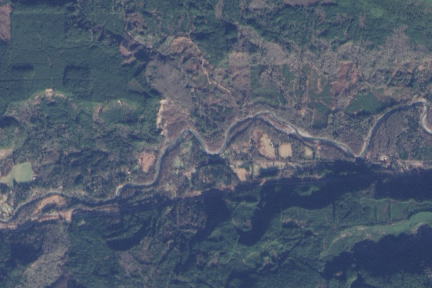
#> input picture docs/assets/geology/oso-pre.png, 432 x 288 px
$ python detect_geology_changes.py --output out.png
#> lines starting #> are read from the running program, lines starting #| are printed output that depends on the picture; after the words box and inside, x2 and y2 are one past the last pixel; in counts of white or black regions, pixels touching at a corner belong together
"""Locate conspicuous surface changes in already co-registered, true-color image pairs."""
import argparse
import hashlib
import json
from pathlib import Path

import numpy as np
from PIL import Image
from scipy import ndimage as ndi
from scipy.spatial import cKDTree
from skimage import measure


SITE = Path(__file__).resolve().parents[1] / "docs" / "assets" / "geology"
PAIRS = {
    "oso": ("oso-pre.png", "oso-post.png"),
    "mud-creek": ("mud-creek-pre.png", "mud-creek-post.png"),
    "la-palma": ("volcano/la-palma-before.png", "volcano/la-palma-after.png"),
}


def color_features(rgb):
    red, green, blue = ndi.gaussian_filter(rgb, (1, 1, 0)).transpose(2, 0, 1)
    return np.stack((.299 * red + .587 * green + .114 * blue, red - green, green - blue), axis=-1)


def color_residual(before, after):
    """Compare each pixel with the usual later appearance of similar starting colors."""
    old = before[::4, ::4].reshape(-1, 3)
    new = after[::4, ::4].reshape(-1, 3)
    tree = cKDTree(old)
    # Bound working memory even for a full-resolution crop.
    result = np.empty(before.shape[:2])
    for y in range(0, before.shape[0], 24):
        block = before[y:y+24]
        _, near = tree.query(block, k=min(40, len(old)))
        expected = np.median(new[near], axis=-2)
        # The original JPEGs differ in illumination; hue carries more weight.
        result[y:y+24] = np.linalg.norm((after[y:y+24] - expected) * [.36, 1, 1], axis=-1)
    return result


def change_scores(a, b):
    before, after = color_features(a), color_features(b)
    old, new = before[..., 0], after[..., 0]
    scale = max(1., min(old.shape) / 48)
    error = color_residual(before, after)
    # Limit the score to the observed difference: identical pixels cannot be changes.
    actual = np.linalg.norm((before - after) * [.36, 1, 1], axis=2)
    error = np.minimum(error, actual)

    red, _, blue = a.transpose(2, 0, 1)
    red2, _, blue2 = b.transpose(2, 0, 1)
    water = (blue - red) / (old + 1) > .61
    coastal = ndi.distance_transform_edt(water) < 3 * scale
    blue_again = (blue2 - red2) / (new + 1) > .42
    haze = (new > old * 1.65) & (blue2 > red2)
    cloud = ((new > 175) & (np.ptp(b, axis=2) < 30)) | ((old > 185) & (np.ptp(a, axis=2) < 30))
    valid = ~(ndi.binary_dilation(cloud, iterations=round(scale)) | (water & (~coastal | blue_again | haze)))
    if not np.any(valid):
        return np.zeros_like(old)

    mean_old = ndi.gaussian_filter(old, scale)
    mean_new = ndi.gaussian_filter(new, scale)
    var_old = np.maximum(0., ndi.gaussian_filter(old**2, scale) - mean_old**2)
    var_new = np.maximum(0., ndi.gaussian_filter(new**2, scale) - mean_new**2)
    cov = ndi.gaussian_filter(old * new, scale) - mean_old * mean_new
    corr = np.clip(cov / np.sqrt(4 + var_old * var_new), 0., 1.)
    # Favor coherent color changes accompanied by a change in local structure.
    reliable = np.clip(np.sqrt(var_old) / 10, .20, 1.)
    # A cap based only on the global percentile can erase a single small change
    # in an otherwise identical pair (the 98th percentile could be exactly zero).
    strength = np.minimum(error, max(32., np.percentile(error[valid], 98)))
    score = ndi.gaussian_filter(strength * valid, scale * .6) * (1 - corr) * reliable
    score[~valid] = 0
    return score


def detect_changes(before_rgb, after_rgb):
    """Return up to two ellipse boxes [left%, top%, width%, height%] on the shared grid.

    Inputs are same-sized HxWx3 RGB arrays in the 0–255 range. These boxes identify
    review areas; they are not damage outlines or estimates of affected area.
    """
    a, b = np.asarray(before_rgb, dtype=float), np.asarray(after_rgb, dtype=float)
    if a.shape != b.shape or a.ndim != 3 or a.shape[-1] != 3 or min(a.shape[:2]) < 16:
        raise ValueError("Expected two aligned RGB images with identical dimensions of at least 16 x 16")
    if not (np.isfinite(a).all() and np.isfinite(b).all() and min(a.min(), b.min()) >= 0 and
            max(a.max(), b.max()) <= 255):
        raise ValueError("RGB values must be finite and between 0 and 255")
    score = change_scores(a, b)
    height, width = score.shape
    positive = score[score > 0]
    if positive.size == 0:
        return []
    # Include unchanged cells when the scene is almost entirely unchanged.
    population = score if np.count_nonzero(score > 3) < .12 * score.size else positive
    low, high = np.maximum(np.percentile(population, [84, 94]), [3., 5.])
    border = np.pad(np.ones_like(score, dtype=bool), 1)
    score *= np.minimum(1., ndi.distance_transform_edt(border)[1:-1, 1:-1] / (min(width, height) * .05))
    connected, _ = ndi.label(ndi.binary_opening(score > low, iterations=max(1, round(min(width, height)*.004))))
    candidates = []
    for index, box in enumerate(ndi.find_objects(connected), start=1):
        ys, xs = box
        values = score[box][connected[box] == index]
        if len(values) < max(12, .0007 * width * height) or values.max() <= high:
            continue
        # At the crop margin a region may be incomplete (cloud edges are common).
        if min(xs.start/width, ys.start/height, 1-xs.stop/width, 1-ys.stop/height) < .035:
            continue
        mass = np.sum(values - low) * min(1., len(values) / (.005 * width * height))
        # A small shared margin keeps the component boundary visible under the stroke.
        padx, pady = (xs.stop - xs.start) * .07, (ys.stop - ys.start) * .07
        x0, x1 = max(0., xs.start - padx), min(width, xs.stop + padx)
        y0, y1 = max(0., ys.start - pady), min(height, ys.stop + pady)
        ring = [100 * x0 / width, 100 * y0 / height,
                100 * (x1-x0) / width, 100 * (y1-y0) / height]
        candidates.append((mass, [round(v, 3) for v in ring]))
    candidates.sort(key=lambda item: item[0], reverse=True)
    return [ring for mass, ring in candidates[:2] if mass >= .25 * candidates[0][0]]


# [43 lines left out: function contour_changes, not called in this run]


def main():
    parser = argparse.ArgumentParser(description=__doc__)
    parser.add_argument("--output", required=True, type=Path, help="Classic JavaScript file for the offline gallery")
    args = parser.parse_args()
    records = {}
    for key, names in PAIRS.items():
        paths = [SITE / name for name in names]
        images = []
        for path in paths:
            with Image.open(path) as source:
#> source is the input picture: PIL image 432x288 RGB; mean R, G, B 79.5, 90.7, 108.4
                images.append(np.asarray(source.convert("RGB")))
        records[key] = {
            "rings": detect_changes(*images),
            "beforeSha256": hashlib.sha256(paths[0].read_bytes()).hexdigest(),
            "afterSha256": hashlib.sha256(paths[1].read_bytes()).hexdigest(),
        }
#> after the loop in color_residual, `for y in range(0, before.shape[0], 24):`:
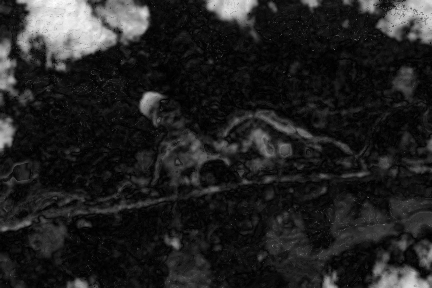
#> result: shape (288, 432) float64; min 0.0578, max 71.14, mean 9.7; drawn with min black and max white
#> in change_scores, `water = (blue - red) / (old + 1) > .61`:
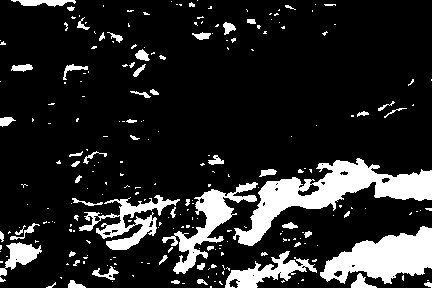
#> water: shape (288, 432) bool; 15.3% white; 244 white regions (187 under 20 px), largest, box (x1, y1, x2, y2) and area: (233, 158, 432, 246) 5511, (320, 226, 432, 284) 3696, (162, 182, 258, 274) 2199
#> in change_scores, `coastal = ndi.distance_transform_edt(water) < 3 * scale`: coastal: shape (288, 432) bool; 99.9% white; black in thin lines or dots, all inside (x1, y1, x2, y2) = (384, 245, 432, 260)
#> in change_scores, `blue_again = (blue2 - red2) / (new + 1) > .42`: blue_again: shape (288, 432) bool; 20.1% white; 272 white regions (215 under 20 px), largest, box (x1, y1, x2, y2) and area: (164, 173, 432, 288) 16478, (68, 203, 171, 286) 1734, (0, 220, 67, 288) 1532
#> in change_scores, `haze = (new > old * 1.65) & (blue2 > red2)`: haze: shape (288, 432) bool; 9.2% white; 87 white regions (63 under 20 px), largest, box (x1, y1, x2, y2) and area: (15, 0, 150, 72) 4838, (377, 0, 432, 44) 1476, (368, 251, 432, 288) 1181
#> in change_scores, `cloud = ((new > 175) & (np.ptp(b, axis=2) < 30)) | ((old > 185) & (np...`: cloud: shape (288, 432) bool; 6.9% white; 26 white regions (10 under 20 px), largest, box (x1, y1, x2, y2) and area: (18, 0, 116, 59) 3842, (379, 0, 432, 42) 1318, (97, 0, 149, 40) 1199
#> in change_scores, `valid = ~(ndi.binary_dilation(cloud, iterations=round(scale)) | (water..`: valid: shape (288, 432) bool; 78.6% white; 245 black regions (190 under 20 px), largest, box (x1, y1, x2, y2) and area: (0, 0, 155, 95) 8151, (318, 233, 432, 288) 3483, (233, 172, 387, 246) 2641
#> in change_scores, `cov = ndi.gaussian_filter(old * new, scale) - mean_old * mean_new`:
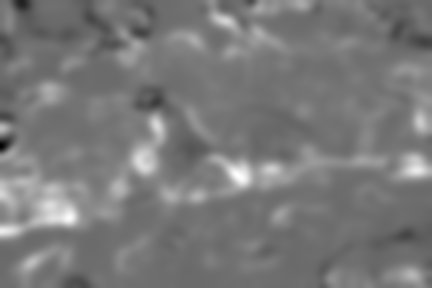
#> cov: shape (288, 432) float64; min -432.6, max 600.5, mean 60.3; drawn with min black and max white
#> in change_scores, `corr = np.clip(cov / np.sqrt(4 + var_old * var_new), 0., 1.)`:
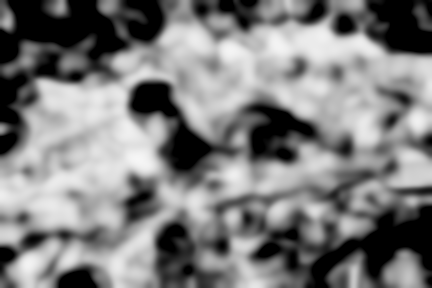
#> corr: shape (288, 432) float64; min 0, max 0.966, mean 0.493
#> in change_scores, `score[~valid] = 0`: score: shape (288, 432) float64; min 0, max 27.84, mean 1.9
#> in detect_changes, `border = np.pad(np.ones_like(score, dtype=bool), 1)`:
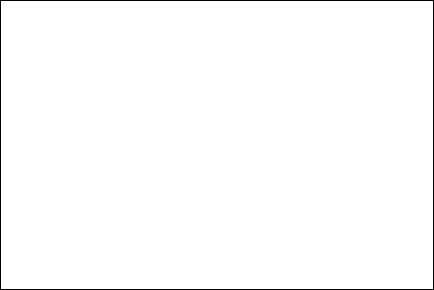
#> border: shape (290, 434) bool; 98.9% white; black in thin lines or dots
#> in detect_changes, `score *= np.minimum(1., ndi.distance_transform_edt(border)[1:-1, 1:-1]..`:
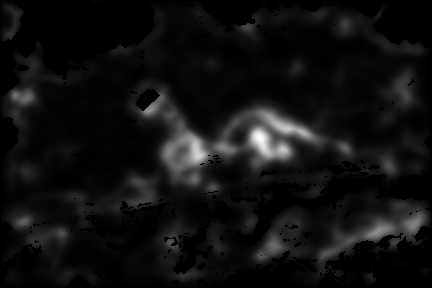
#> score: shape (288, 432) float64; min 0, max 27.84, mean 1.8; drawn with min black and max white
#> in detect_changes, `connected, _ = ndi.label(ndi.binary_opening(score > low, iterations=ma..`:
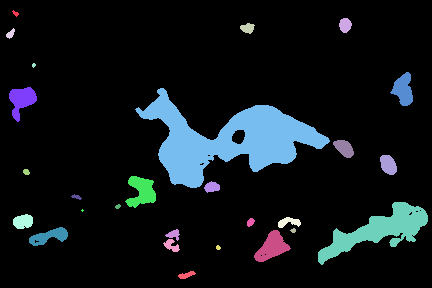
#> connected: shape (288, 432) int32; 28 distinct labels, from 0 to 27; one colour per label, 0 black
#> pass 2 of the loop in main, `for key, names in PAIRS.items():`:
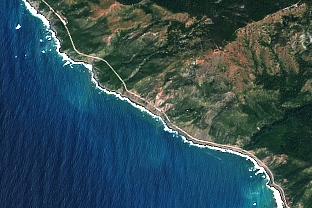
#> input picture docs/assets/geology/mud-creek-pre.png, 312 x 208 px
#> in main, source is the input picture: PIL image 312x208 RGB; mean R, G, B 49.8, 77.1, 84.9
#> a: shape (208, 312, 3) float64
#> in detect_changes (call 2), `a, b = np.asarray(before_rgb, dtype=float), np.asarray(after_rgb, dtyp..`:
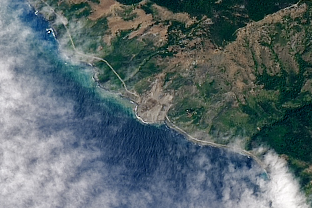
#> b: shape (208, 312, 3) float64; mean R, G, B 87.9, 103.1, 107.3
    args.output.write_bytes(("const GEO_CHANGES = " + json.dumps(records, indent=2) + ";\n").encode("utf-8"))


if __name__ == "__main__":
#> (the run stopped early here; a loop or call above may not have finished)
